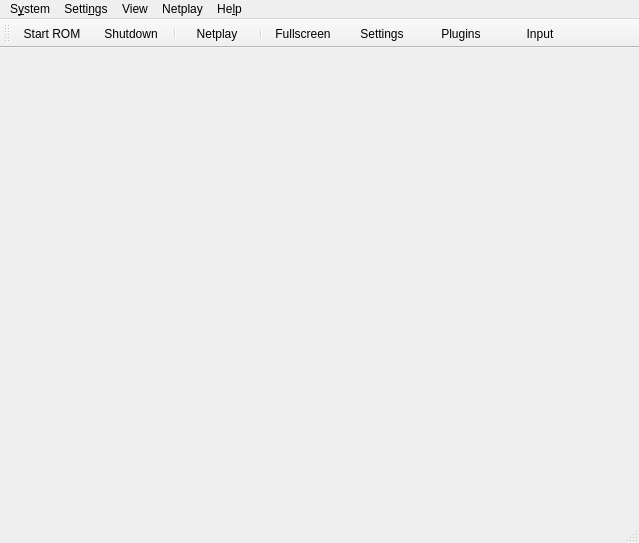
<?xml version="1.0" encoding="UTF-8"?>
<ui version="4.0">
 <class>MainWindow</class>
 <widget class="QMainWindow" name="MainWindow">
  <property name="geometry">
   <rect>
    <x>0</x>
    <y>0</y>
    <width>639</width>
    <height>543</height>
   </rect>
  </property>
  <property name="windowTitle">
   <string>Rosalie's Mupen GUI (VERSION)</string>
  </property>
  <property name="windowIcon">
   <iconset resource="UIResources.qrc">
    <normaloff>:/Resource/RMG.png</normaloff>:/Resource/RMG.png</iconset>
  </property>
  <widget class="QWidget" name="centralwidget">
   <layout class="QHBoxLayout" name="horizontalLayout"/>
  </widget>
  <widget class="QMenuBar" name="menubar">
   <property name="geometry">
    <rect>
     <x>0</x>
     <y>0</y>
     <width>639</width>
     <height>30</height>
    </rect>
   </property>
   <widget class="QMenu" name="menuSystem">
    <property name="title">
     <string>S&amp;ystem</string>
    </property>
    <widget class="QMenu" name="menuReset">
     <property name="title">
      <string>&amp;Reset</string>
     </property>
     <property name="icon">
      <iconset theme="restart-line"/>
     </property>
     <addaction name="action_Netplay_Start"/>
     <addaction name="action_System_HardReset"/>
    </widget>
    <widget class="QMenu" name="menuCurrent_Save_State">
     <property name="title">
      <string>&amp;Current Save State</string>
     </property>
     <property name="icon">
      <iconset theme="save-3-line"/>
     </property>
     <addaction name="actionSlot_0"/>
     <addaction name="actionSlot_1"/>
     <addaction name="actionSlot_2"/>
     <addaction name="actionSlot_3"/>
     <addaction name="actionSlot_4"/>
     <addaction name="actionSlot_5"/>
     <addaction name="actionSlot_6"/>
     <addaction name="actionSlot_7"/>
     <addaction name="actionSlot_8"/>
     <addaction name="actionSlot_9"/>
    </widget>
    <widget class="QMenu" name="menuSpeedFactor">
     <property name="enabled">
      <bool>true</bool>
     </property>
     <property name="title">
      <string>Speed &amp;Factor</string>
     </property>
     <property name="icon">
      <iconset theme="speed-line"/>
     </property>
     <addaction name="actionSpeed25"/>
     <addaction name="actionSpeed50"/>
     <addaction name="actionSpeed75"/>
     <addaction name="actionSpeed100"/>
     <addaction name="actionSpeed125"/>
     <addaction name="actionSpeed150"/>
     <addaction name="actionSpeed175"/>
     <addaction name="actionSpeed200"/>
     <addaction name="actionSpeed225"/>
     <addaction name="actionSpeed250"/>
     <addaction name="actionSpeed275"/>
     <addaction name="actionSpeed300"/>
    </widget>
    <addaction name="action_System_StartRom"/>
    <addaction name="separator"/>
    <addaction name="action_System_Shutdown"/>
    <addaction name="menuReset"/>
    <addaction name="action_System_Pause"/>
    <addaction name="separator"/>
    <addaction name="action_System_Screenshot"/>
    <addaction name="separator"/>
    <addaction name="action_System_LimitFPS"/>
    <addaction name="menuSpeedFactor"/>
    <addaction name="separator"/>
    <addaction name="action_System_SaveState"/>
    <addaction name="action_System_SaveAs"/>
    <addaction name="action_System_LoadState"/>
    <addaction name="action_System_Load"/>
    <addaction name="separator"/>
    <addaction name="menuCurrent_Save_State"/>
    <addaction name="separator"/>
    <addaction name="action_System_Cheats"/>
    <addaction name="action_System_GSButton"/>
    <addaction name="separator"/>
    <addaction name="action_System_Exit"/>
   </widget>
   <widget class="QMenu" name="menuSettings">
    <property name="title">
     <string>Setti&amp;ngs</string>
    </property>
    <addaction name="action_Settings_Graphics"/>
    <addaction name="action_Settings_Audio"/>
    <addaction name="action_Settings_Rsp"/>
    <addaction name="action_Settings_Input"/>
    <addaction name="separator"/>
    <addaction name="action_Settings_Settings"/>
   </widget>
   <widget class="QMenu" name="menuView">
    <property name="title">
     <string>View</string>
    </property>
    <addaction name="action_View_Toolbar"/>
    <addaction name="action_View_StatusBar"/>
    <addaction name="separator"/>
    <addaction name="action_View_GameList"/>
    <addaction name="action_View_GameGrid"/>
    <addaction name="separator"/>
    <addaction name="action_View_UniformSize"/>
    <addaction name="separator"/>
    <addaction name="action_View_Fullscreen"/>
    <addaction name="separator"/>
    <addaction name="action_View_RefreshRoms"/>
    <addaction name="action_View_ClearRomCache"/>
    <addaction name="separator"/>
    <addaction name="action_View_Log"/>
    <addaction name="separator"/>
    <addaction name="action_View_Search"/>
   </widget>
   <widget class="QMenu" name="menuHelp">
    <property name="title">
     <string>He&amp;lp</string>
    </property>
    <addaction name="action_Help_Github"/>
    <addaction name="separator"/>
    <addaction name="action_Help_Update"/>
    <addaction name="separator"/>
    <addaction name="action_Help_About"/>
   </widget>
   <widget class="QMenu" name="menuNetplay">
    <property name="title">
     <string>Netplay</string>
    </property>
    <addaction name="action_Netplay_BrowseSessions"/>
   </widget>
   <addaction name="menuSystem"/>
   <addaction name="menuSettings"/>
   <addaction name="menuView"/>
   <addaction name="menuNetplay"/>
   <addaction name="menuHelp"/>
  </widget>
  <widget class="QStatusBar" name="statusbar"/>
  <widget class="QToolBar" name="toolBar">
   <property name="windowTitle">
    <string>toolBar</string>
   </property>
   <property name="movable">
    <bool>true</bool>
   </property>
   <property name="styleSheet">
    <string>QToolButton { min-width: 70px; }</string>
   </property>
   <property name="toolButtonStyle">
    <enum>Qt::ToolButtonStyle::ToolButtonTextUnderIcon</enum>
   </property>
   <property name="floatable">
    <bool>false</bool>
   </property>
   <attribute name="toolBarArea">
    <enum>TopToolBarArea</enum>
   </attribute>
   <attribute name="toolBarBreak">
    <bool>false</bool>
   </attribute>
   <addaction name="action_System_StartRom"/>
   <addaction name="action_System_Shutdown"/>
   <addaction name="separator"/>
   <addaction name="action_Netplay_Start"/>
   <addaction name="separator"/>
   <addaction name="action_View_Fullscreen"/>
   <addaction name="action_Settings_Settings"/>
   <addaction name="action_Settings_Plugins"/>
   <addaction name="action_Toolbar_Input"/>
  </widget>
  <action name="action_System_StartRom">
   <property name="icon">
    <iconset theme="file-line"/>
   </property>
   <property name="text">
    <string>&amp;Start ROM</string>
   </property>
  </action>
  <action name="action_System_OpenCombo">
   <property name="icon">
    <iconset theme="aed-electrodes-fill"/>
   </property>
   <property name="text">
    <string>&amp;P2P</string>
   </property>
  </action>
  <action name="action_System_Shutdown">
   <property name="icon">
    <iconset theme="shut-down-line"/>
   </property>
   <property name="text">
    <string>S&amp;hutdown</string>
   </property>
  </action>
  <action name="action_Netplay_Start">
   <property name="icon">
    <iconset theme="server-fill"/>
   </property>
   <property name="text">
    <string>&amp;Netplay</string>
   </property>
  </action>
  <action name="action_System_HardReset">
   <property name="icon">
    <iconset theme="restart-line"/>
   </property>
   <property name="text">
    <string>&amp;Hard Reset</string>
   </property>
  </action>
  <action name="action_System_Pause">
   <property name="checkable">
    <bool>true</bool>
   </property>
   <property name="icon">
    <iconset theme="pause-line"/>
   </property>
   <property name="text">
    <string>&amp;Pause</string>
   </property>
  </action>
  <action name="action_System_Screenshot">
   <property name="icon">
    <iconset theme="screenshot-2-line"/>
   </property>
   <property name="text">
    <string>Scree&amp;nshot</string>
   </property>
  </action>
  <action name="action_System_LimitFPS">
   <property name="checkable">
    <bool>true</bool>
   </property>
   <property name="icon">
    <iconset theme="speed-line"/>
   </property>
   <property name="text">
    <string>&amp;Limit FPS</string>
   </property>
  </action>
  <action name="action_System_SaveState">
   <property name="icon">
    <iconset theme="save-3-line"/>
   </property>
   <property name="text">
    <string>Sa&amp;ve State</string>
   </property>
  </action>
  <action name="action_System_SaveAs">
   <property name="icon">
    <iconset theme="save-3-line"/>
   </property>
   <property name="text">
    <string>Save As...</string>
   </property>
  </action>
  <action name="action_System_LoadState">
   <property name="icon">
    <iconset theme="folder-open-line"/>
   </property>
   <property name="text">
    <string>L&amp;oad State</string>
   </property>
  </action>
  <action name="action_System_Load">
   <property name="icon">
    <iconset theme="folder-open-line"/>
   </property>
   <property name="text">
    <string>Loa&amp;d...</string>
   </property>
  </action>
  <action name="actionSlot_0">
   <property name="checkable">
    <bool>true</bool>
   </property>
   <property name="text">
    <string>&amp;Slot 0</string>
   </property>
  </action>
  <action name="actionSlot_1">
   <property name="checkable">
    <bool>true</bool>
   </property>
   <property name="text">
    <string>Slot &amp;1</string>
   </property>
  </action>
  <action name="actionSlot_2">
   <property name="checkable">
    <bool>true</bool>
   </property>
   <property name="text">
    <string>Slot &amp;2</string>
   </property>
  </action>
  <action name="actionSlot_3">
   <property name="checkable">
    <bool>true</bool>
   </property>
   <property name="text">
    <string>Slot &amp;3</string>
   </property>
  </action>
  <action name="actionSlot_4">
   <property name="checkable">
    <bool>true</bool>
   </property>
   <property name="text">
    <string>Slot &amp;4</string>
   </property>
  </action>
  <action name="actionSlot_5">
   <property name="checkable">
    <bool>true</bool>
   </property>
   <property name="text">
    <string>Slot &amp;5</string>
   </property>
  </action>
  <action name="actionSlot_6">
   <property name="checkable">
    <bool>true</bool>
   </property>
   <property name="text">
    <string>Slot &amp;6</string>
   </property>
  </action>
  <action name="actionSlot_7">
   <property name="checkable">
    <bool>true</bool>
   </property>
   <property name="text">
    <string>Slot &amp;7</string>
   </property>
  </action>
  <action name="actionSlot_8">
   <property name="checkable">
    <bool>true</bool>
   </property>
   <property name="text">
    <string>Slot &amp;8</string>
   </property>
  </action>
  <action name="actionSlot_9">
   <property name="checkable">
    <bool>true</bool>
   </property>
   <property name="text">
    <string>Slot &amp;9</string>
   </property>
  </action>
  <action name="action_System_Cheats">
   <property name="icon">
    <iconset theme="code-box-line"/>
   </property>
   <property name="text">
    <string>Cheats...</string>
   </property>
  </action>
  <action name="action_System_GSButton">
   <property name="icon">
    <iconset theme="checkbox-blank-circle-line"/>
   </property>
   <property name="text">
    <string>&amp;GS Button</string>
   </property>
  </action>
  <action name="action_System_Exit">
   <property name="icon">
    <iconset theme="door-open-line"/>
   </property>
   <property name="text">
    <string>&amp;Exit</string>
   </property>
  </action>
  <action name="action_Settings_Graphics">
   <property name="icon">
    <iconset theme="brush-line"/>
   </property>
   <property name="text">
    <string>&amp;Graphics</string>
   </property>
  </action>
  <action name="action_Settings_Input">
   <property name="icon">
    <iconset theme="gamepad-line"/>
   </property>
   <property name="text">
    <string>&amp;Input</string>
   </property>
  </action>
  <action name="action_Settings_Rsp">
   <property name="icon">
    <iconset theme="settings-3-line"/>
   </property>
   <property name="text">
    <string>&amp;RSP</string>
   </property>
  </action>
  <action name="action_Settings_Audio">
   <property name="icon">
    <iconset theme="volume-up-line"/>
   </property>
   <property name="text">
    <string>&amp;Audio</string>
   </property>
  </action>
  <action name="action_Settings_Settings">
   <property name="icon">
    <iconset theme="settings-3-line"/>
   </property>
   <property name="text">
    <string>&amp;Settings</string>
   </property>
  </action>
  <action name="action_Settings_Plugins">
   <property name="icon">
    <iconset theme="plug-line"/>
   </property>
   <property name="text">
    <string>&amp;Plugins</string>
   </property>
  </action>
  <action name="action_Toolbar_Input">
   <property name="icon">
    <iconset theme="gamepad-line"/>
   </property>
   <property name="text">
    <string>&amp;Input</string>
   </property>
  </action>
  <action name="action_View_Fullscreen">
   <property name="icon">
    <iconset theme="fullscreen-line"/>
   </property>
   <property name="text">
    <string>&amp;Fullscreen</string>
   </property>
  </action>
  <action name="action_Help_Github">
   <property name="icon">
    <iconset theme="github-fill"/>
   </property>
   <property name="text">
    <string>&amp;Github Repository</string>
   </property>
  </action>
  <action name="action_Help_About">
   <property name="icon">
    <iconset theme="information-line"/>
   </property>
   <property name="text">
    <string>&amp;About RMG</string>
   </property>
  </action>
  <action name="action_View_Toolbar">
   <property name="checkable">
    <bool>true</bool>
   </property>
   <property name="icon">
    <iconset theme="tools-line"/>
   </property>
   <property name="text">
    <string>&amp;Toolbar</string>
   </property>
  </action>
  <action name="action_View_StatusBar">
   <property name="checkable">
    <bool>true</bool>
   </property>
   <property name="icon">
    <iconset theme="information-line"/>
   </property>
   <property name="text">
    <string>&amp;Status Bar</string>
   </property>
  </action>
  <action name="action_View_GameList">
   <property name="icon">
    <iconset theme="list-check"/>
   </property>
   <property name="text">
    <string>&amp;Game List</string>
   </property>
  </action>
  <action name="action_View_GameGrid">
   <property name="icon">
    <iconset theme="function-line"/>
   </property>
   <property name="text">
    <string>Ga&amp;me Grid</string>
   </property>
  </action>
  <action name="action_View_RefreshRoms">
   <property name="icon">
    <iconset theme="refresh-line"/>
   </property>
   <property name="text">
    <string>&amp;Refresh ROMs</string>
   </property>
  </action>
  <action name="action_View_Log">
   <property name="icon">
    <iconset theme="file-list-line"/>
   </property>
   <property name="text">
    <string>&amp;Log</string>
   </property>
  </action>
  <action name="action_View_ClearRomCache">
   <property name="icon">
    <iconset theme="delete-bin-line"/>
   </property>
   <property name="text">
    <string>&amp;Clear ROM Cache</string>
   </property>
  </action>
  <action name="action_View_UniformSize">
   <property name="checkable">
    <bool>true</bool>
   </property>
   <property name="icon">
    <iconset theme="function-line"/>
   </property>
   <property name="text">
    <string>&amp;Uniform Size (Grid View)</string>
   </property>
  </action>
  <action name="actionSpeed25">
   <property name="checkable">
    <bool>false</bool>
   </property>
   <property name="text">
    <string>&amp;25%</string>
   </property>
  </action>
  <action name="actionSpeed50">
   <property name="text">
    <string>&amp;50%</string>
   </property>
  </action>
  <action name="actionSpeed100">
   <property name="text">
    <string>&amp;100%</string>
   </property>
  </action>
  <action name="actionSpeed125">
   <property name="text">
    <string>125%</string>
   </property>
  </action>
  <action name="actionSpeed150">
   <property name="text">
    <string>150%</string>
   </property>
  </action>
  <action name="actionSpeed200">
   <property name="text">
    <string>2&amp;00%</string>
   </property>
  </action>
  <action name="actionSpeed75">
   <property name="text">
    <string>&amp;75%</string>
   </property>
  </action>
  <action name="actionSpeed175">
   <property name="text">
    <string>175%</string>
   </property>
  </action>
  <action name="actionSpeed225">
   <property name="text">
    <string>225%</string>
   </property>
  </action>
  <action name="actionSpeed250">
   <property name="text">
    <string>250%</string>
   </property>
  </action>
  <action name="actionSpeed275">
   <property name="text">
    <string>275%</string>
   </property>
  </action>
  <action name="actionSpeed300">
   <property name="text">
    <string>&amp;300%</string>
   </property>
  </action>
  <action name="action_Help_Update">
   <property name="icon">
    <iconset theme="download-line"/>
   </property>
   <property name="text">
    <string>&amp;Check For Updates</string>
   </property>
  </action>
  <action name="action_Netplay_BrowseSessions">
   <property name="icon">
    <iconset theme="plug-line"/>
   </property>
   <property name="text">
    <string>Start Netplay</string>
   </property>
  </action>
  <action name="action_View_Search">
    <property name="icon">
      <iconset theme="search-line"/>
     </property>
   <property name="text">
    <string>Search</string>
   </property>
  </action>
 </widget>
 <resources>
  <include location="UIResources.qrc"/>
 </resources>
 <connections/>
</ui>
